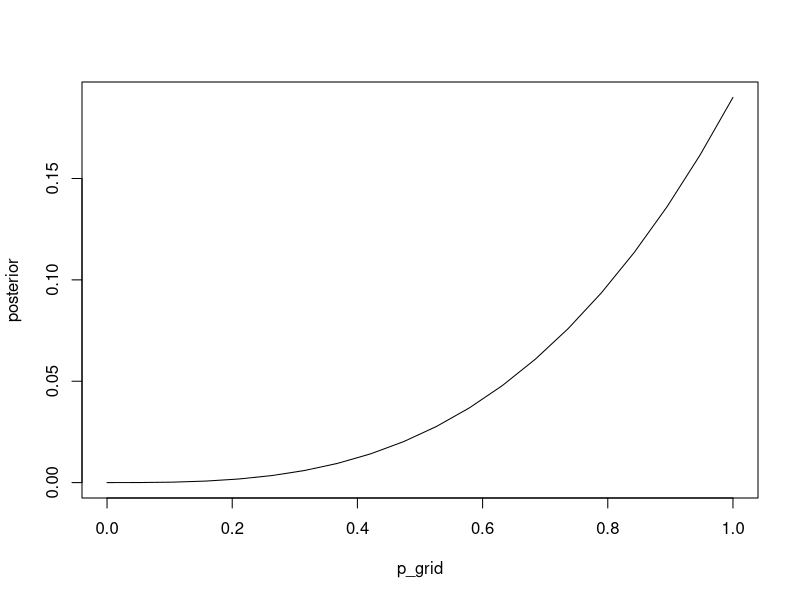
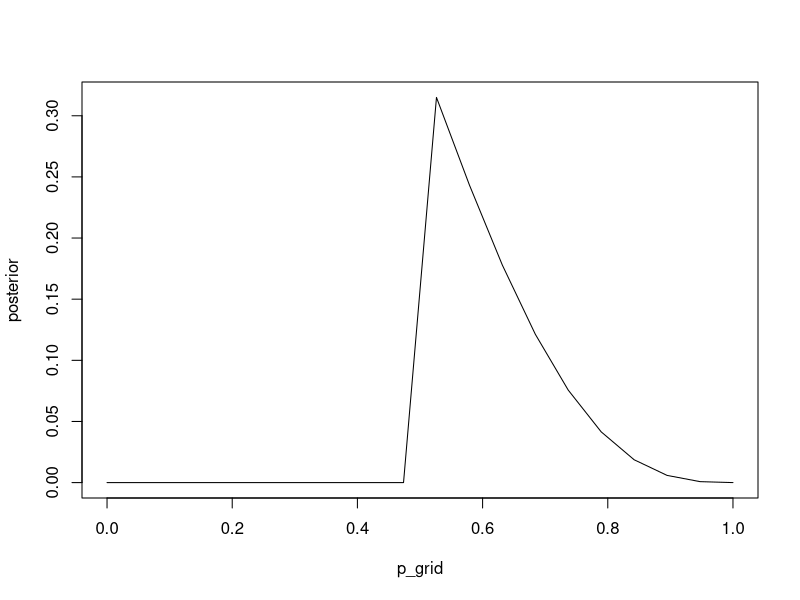
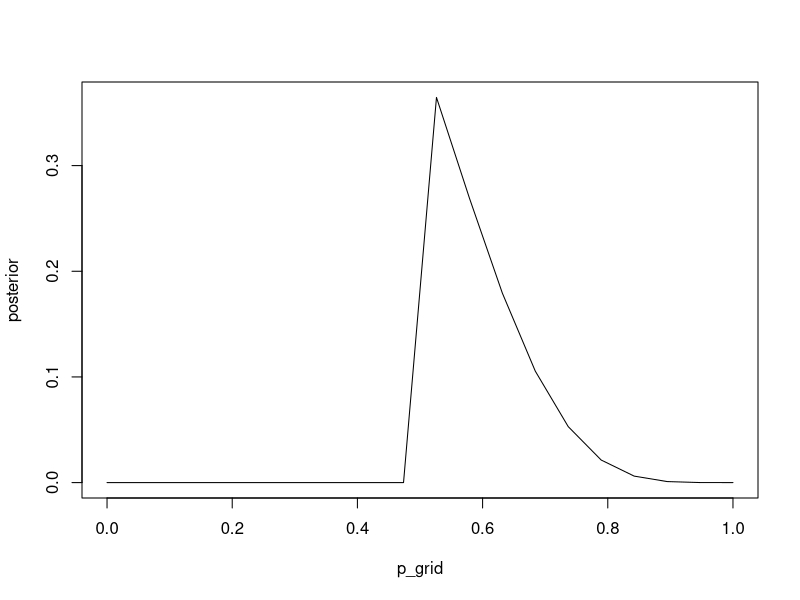
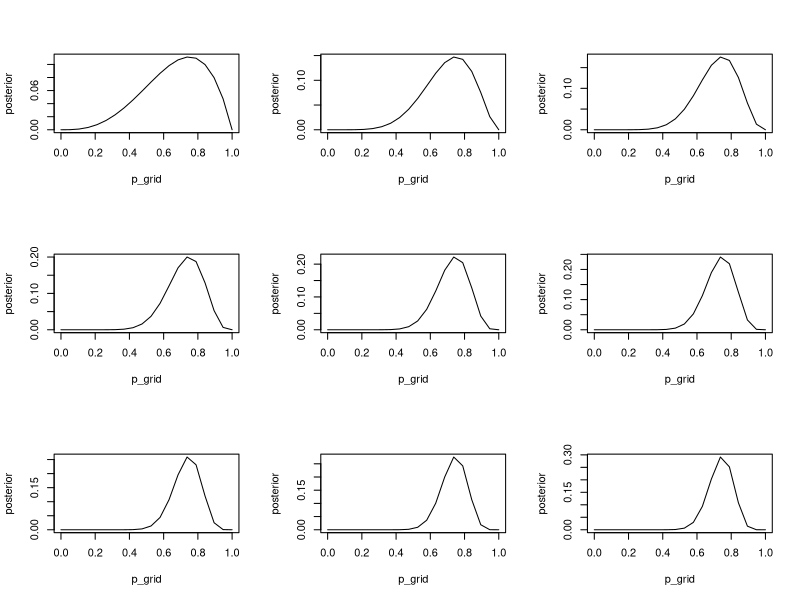
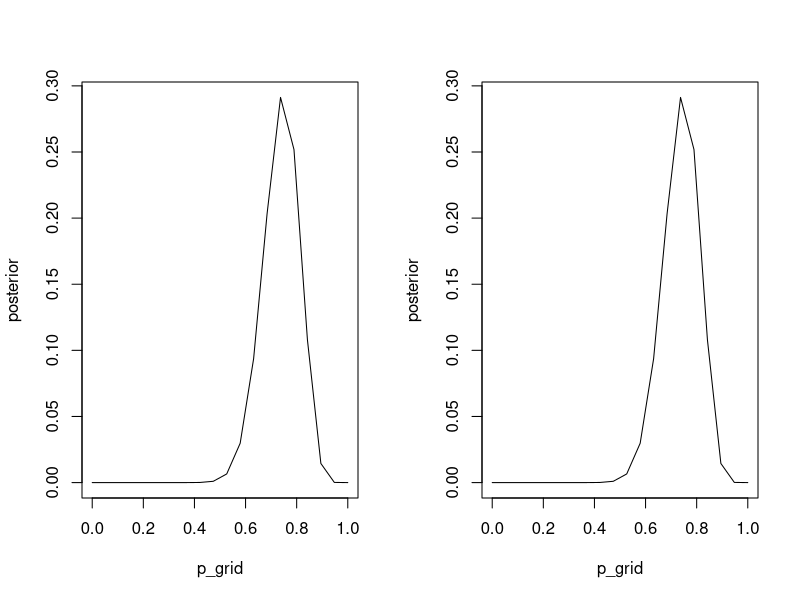

Here is the R script that generated these plots, in order:
n<-20
p_grid <- seq( from=0 , to=1 , length.out=n )
# likelihood of 3 water in 3 tosses
likelihood <- dbinom( 3 , size=3 , prob=p_grid )
prior <- rep(1,n) # uniform prior
posterior <- likelihood * prior
posterior <- posterior / sum(posterior) # standardize
plot( posterior ~ p_grid , type="l" )
# likelihood of 3 water in 4 tosses
likelihood <- dbinom( 3 , size=4 , prob=p_grid )
# likelihood of 5 water in 7 tosses 1.4
likelihood <- dbinom( 5 , size=7 , prob=p_grid )

prior <- ifelse( p_grid < 0.5 , 0 , 1 ) # new prior
likelihood <- dbinom( 1 , size=4 , prob=p_grid )
posterior <- likelihood * prior
posterior <- posterior / sum(posterior) # standardize
plot( posterior ~ p_grid , type="l" )



prior <- c( rep(0,n/2), rep(1,n/2) )

prior <- c(0, 0, 0, 0, 0, 0, 0, 0, 0, 0, 1, 1, 1, 1, 1, 1, 1, 1, 1, 1 )


prior<-posterior
likelihood <- dbinom( 2 , size=4 , prob=p_grid )
posterior <- likelihood * prior
posterior <- posterior / sum(posterior) # standardize
plot( posterior ~ p_grid , type="l" )


p_grid <- seq( from=0 , 
               to=1 , 
               length.out=n )


par(mfrow=c(3,3))
n<-20
p_grid <- seq( from=0 , to=1 , length.out=n )
prior <- rep(1,n) # uniform prior
for(i in 1:9){
  likelihood <- dbinom( 3 , size=4 , prob=p_grid )
  posterior <- likelihood * prior
  posterior <- posterior / sum(posterior) # standardize
  plot( posterior ~ p_grid , type="l" )
  prior<-posterior
}

par(mfrow=c(1,2))
plot( posterior ~ p_grid , type="l" )

prior <- rep(1,n) # uniform prior
likelihood <- dbinom( 27 , size=36 , prob=p_grid )
posterior <- likelihood * prior
posterior <- posterior / sum(posterior) # standardize
plot( posterior ~ p_grid , type="l" )

